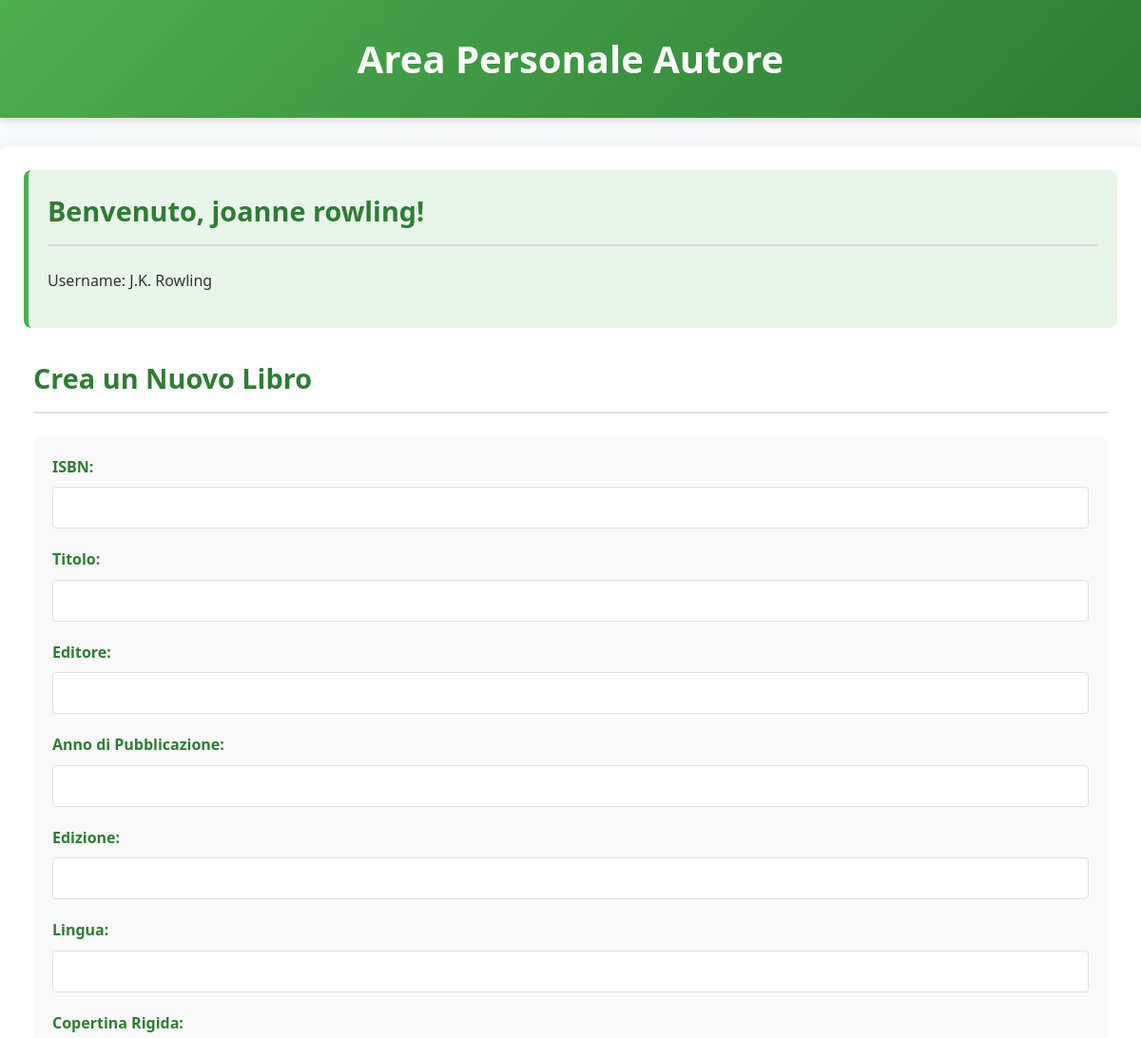
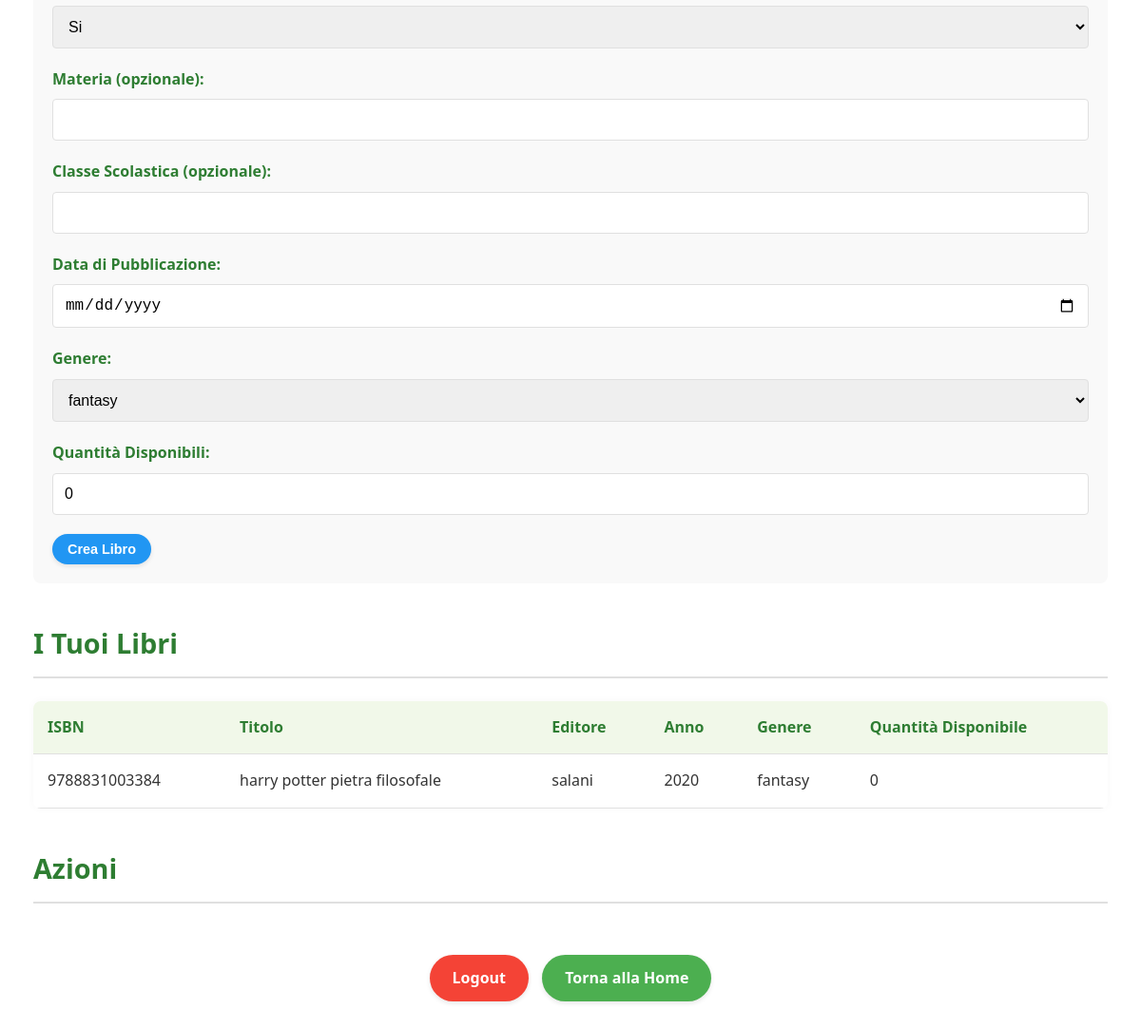
Screenshot of /principale_autore/ (signed in) with the database file from the repository (2 pictures, top to bottom).
### Donazioni/models.py (models this page shows, shortened)
class Autore(models.Model):
    username = models.CharField(max_length=100, primary_key=True)
    nome = models.CharField(max_length=100, null=True)
    cognome = models.CharField(max_length=100, null=True)
    password = models.CharField(max_length=100, null=True)

class Libro(models.Model):
        ISBN = models.CharField(max_length=100, primary_key=True)
        titolo = models.CharField(max_length=100, null=True)
        editore = models.CharField(max_length=100, null=True)
        anno_pubblicazione = models.CharField(max_length=100, null=True)
        edizione = models.CharField(max_length=100, null=True)
        lingua = models.CharField(max_length=100, null=True)
        copertina_rigida = models.CharField(max_length=100, null=True)
        materia = models.CharField(max_length=100, null=True, blank=True)
        classe_scolastica = models.CharField(max_length=100, null=True, blank=True)
        data_pubblicazione = models.DateField(null=True)
        autore = models.ForeignKey(Autore, on_delete=models.CASCADE)
        quantita_disponibili = models.CharField(max_length=100, null=True, default=0)
        genere = models.ForeignKey(Genere, on_delete=models.SET_NULL, null=True)

class Genere(models.Model):
    nome_genere = models.CharField(max_length=100, primary_key=True)
    descrizione = models.TextField(null=True)

### Donazioni/views.py (the view)
# urls.py: path('principale_autore/', views.principale_autore, name='principale_autore'),
def principale_autore(request):
    if 'autore_username' not in request.session:
        return redirect('login_autore')
    autore = Autore.objects.get(username=request.session['autore_username'])
    libri = Libro.objects.filter(autore=autore)
    generi = Genere.objects.all()
    return render(request, 'principale_autore.html', {'autore': autore, 'libri': libri, 'generi': generi})

### templates/principale_autore.html (shortened to what this page needs)
<!DOCTYPE html>
<html lang="en">
<head>
</head>
<body>
    <div class="header">
        <h1>Area Personale Autore</h1>
    </div>
    <div class="container">
        <div class="welcome-message">
            <h2>Benvenuto, {{ autore.nome }} {{ autore.cognome }}!</h2>
            <p>Username: {{ autore.username }}</p>
        </div>
        <div class="section">
            <h2>Crea un Nuovo Libro</h2>
            <div class="form-container">
                <form method="post" action="{% url 'create_libro' %}">
                    <div class="form-group">
                        <label for="isbn">ISBN:</label>
                        <input type="text" id="isbn" name="isbn" required>
                    </div>
                    <div class="form-group">
                        <label for="titolo">Titolo:</label>
                        <input type="text" id="titolo" name="titolo" required>
                    </div>
                    <div class="form-group">
                        <label for="editore">Editore:</label>
                        <input type="text" id="editore" name="editore" required>
                    </div>
                    <div class="form-group">
                        <label for="anno_pubblicazione">Anno di Pubblicazione:</label>
                        <input type="text" id="anno_pubblicazione" name="anno_pubblicazione" required>
                    </div>
                    <div class="form-group">
                        <label for="edizione">Edizione:</label>
                        <input type="text" id="edizione" name="edizione" required>
                    </div>
                    <div class="form-group">
                        <label for="lingua">Lingua:</label>
                        <input type="text" id="lingua" name="lingua" required>
                    </div>
                    <div class="form-group">
                        <label for="copertina_rigida">Copertina Rigida:</label>
                        <select id="copertina_rigida" name="copertina_rigida" required>
                            <option value="Si">Si</option>
                        </select>
                    </div>
                    <div class="form-group">
                        <label for="materia">Materia (opzionale):</label>
                        <input type="text" id="materia" name="materia">
                    </div>
                    <div class="form-group">
                        <label for="classe_scolastica">Classe Scolastica (opzionale):</label>
                        <input type="text" id="classe_scolastica" name="classe_scolastica">
                    </div>
                    <div class="form-group">
                        <label for="data_pubblicazione">Data di Pubblicazione:</label>
                        <input type="date" id="data_pubblicazione" name="data_pubblicazione" required>
                    </div>
                    <div class="form-group">
                        <label for="genere">Genere:</label>
                        <select id="genere" name="genere" required>
                            {% for genere in generi %}
                                <option value="{{ genere.nome_genere }}">{{ genere.nome_genere }}</option>
                            {% endfor %}
                        </select>
                    </div>
                    <div class="form-group">
                        <label for="quantita_disponibili">Quantità Disponibili:</label>
                        <input type="text" id="quantita_disponibili" name="quantita_disponibili" value="0" required>
                    </div>
                    <button type="submit" class="button create-button">Crea Libro</button>
                </form>
            </div>
        </div>
        <div class="section">
            <h2>I Tuoi Libri</h2>
            {% if libri %}
                <table>
                    <thead>
                        <tr>
                            <th>ISBN</th>
                            <th>Titolo</th>
                            <th>Editore</th>
                            <th>Anno</th>
                            <th>Genere</th>
                            <th>Quantità Disponibile</th>
                        </tr>
                    </thead>
                    <tbody>
                        {% for libro in libri %}
                            <tr>
                                <td>{{ libro.ISBN }}</td>
                                <td>{{ libro.titolo }}</td>
                                <td>{{ libro.editore }}</td>
                                <td>{{ libro.anno_pubblicazione }}</td>
                                <td>{{ libro.genere.nome_genere }}</td>
                                <td>{{ libro.quantita_disponibili }}</td>
                            </tr>
                        {% endfor %}
                    </tbody>
                </table>
            {% else %}
                <p>Non hai ancora creato nessun libro.</p>
            {% endif %}
        </div>
        <div class="section">
            <h2>Azioni</h2>
            <div class="actions-container">
                <a href="{% url 'logout' %}" class="button logout-button">Logout</a>
                <a href="{% url 'benvenuto' %}" class="button">Torna alla Home</a>
            </div>
        </div>
    </div>
</body>
</html>

### templates/principale_autore.html (style rules this page uses)
body { font-family: 'Segoe UI', Tahoma, Geneva, Verdana, sans-serif; margin: 0; padding: 0; background-color: #f8f9fa; color: #333; line-height: 1.6; }
.header { background: linear-gradient(135deg, #4CAF50, #2E7D32); color: white; padding: 30px 20px; text-align: center; box-shadow: 0 4px 6px rgba(0,0,0,0.1); }
.container { max-width: 1200px; margin: 30px auto; padding: 25px; background-color: white; border-radius: 8px; box-shadow: 0 0 20px rgba(0,0,0,0.05); transition: all 0.3s ease; }
.welcome-message { margin-bottom: 30px; padding: 20px; background-color: #e8f5e9; border-radius: 8px; border-left: 5px solid #4CAF50; transition: transform 0.3s ease; }
.section { margin-bottom: 40px; padding: 0 10px; }
h1 { margin: 0; font-size: 2.5em; font-weight: 600; }
h2 { color: #2E7D32; border-bottom: 2px solid #e0e0e0; padding-bottom: 12px; margin-top: 0; font-size: 1.8em; }
table { width: 100%; border-collapse: collapse; margin-top: 15px; box-shadow: 0 0 10px rgba(0,0,0,0.03); border-radius: 8px; overflow: hidden; }
th, td { padding: 15px; text-align: left; border-bottom: 1px solid #e0e0e0; }
th { background-color: #f1f8e9; font-weight: 600; color: #2E7D32; }
.button { display: inline-block; padding: 12px 24px; margin: 10px 5px; background-color: #4CAF50; color: white; text-decoration: none; border: none; border-radius: 50px; font-weight: 600; cursor: pointer; transition: all 0.3s ease; box-shadow: 0 2px 5px rgba(0,0,0,0.1); }
.logout-button { background-color: #f44336; }
.create-button { background-color: #2196F3; padding: 8px 16px; margin: 0; font-size: 0.9em; }
.actions-container { text-align: center; padding: 20px 0; }
.form-group { margin-bottom: 20px; }
label { display: block; margin-bottom: 8px; font-weight: 600; color: #2E7D32; }
input[type="text"], input[type="date"], select, textarea { width: 100%; padding: 12px; border: 1px solid #e0e0e0; border-radius: 4px; box-sizing: border-box; font-size: 16px; transition: all 0.3s ease; }
.form-container { background-color: #f9f9f9; padding: 20px; border-radius: 8px; margin-top: 20px; }

### rows the page displays
Autore: nome "joanne", cognome "rowling", username "J.K. Rowling"
Libro: ISBN "9788831003384", titolo "harry potter pietra filosofale", editore "salani", anno_pubblicazione "2020", genere.nome_genere "fantasy", quantita_disponibili "0"

### other values shown
form field genere "fantasy"
